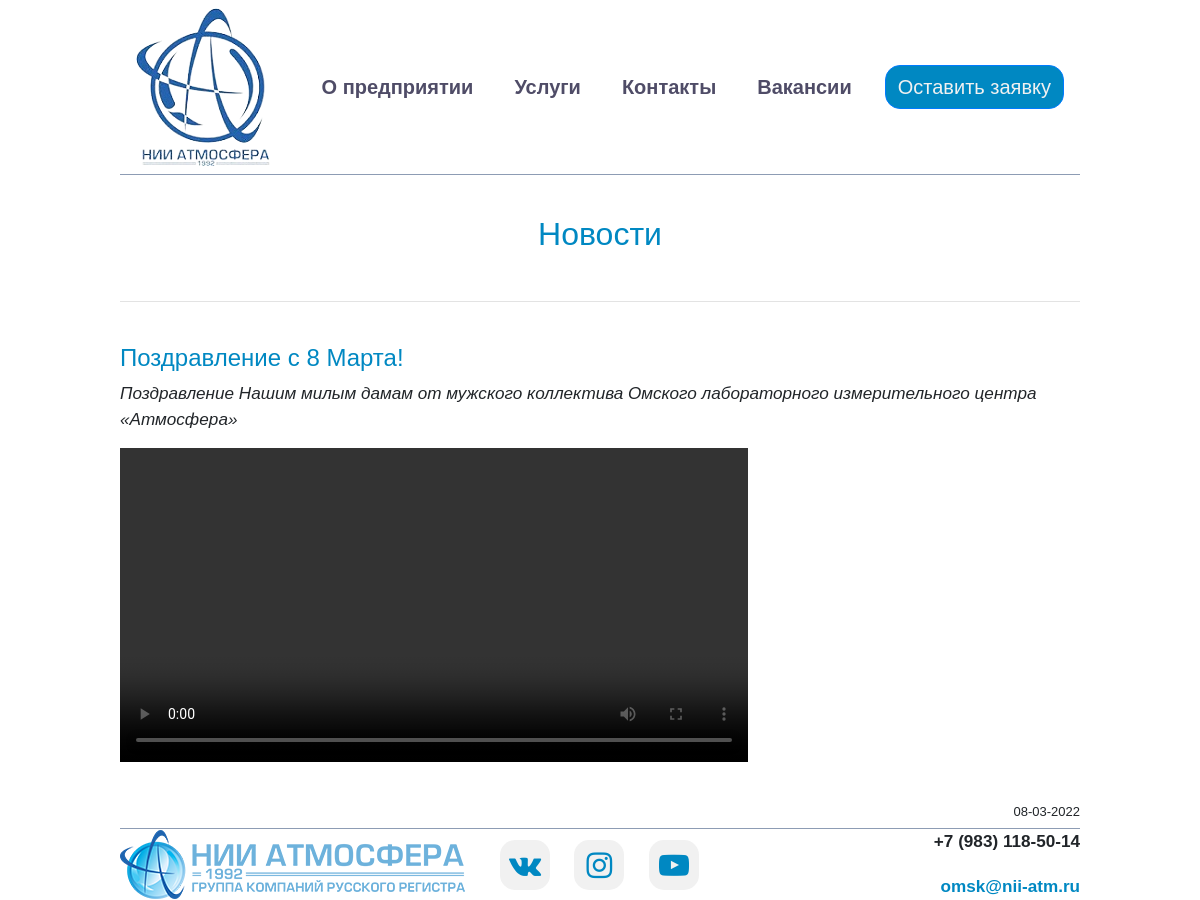
Page /news/ on the committed database.
### main/models.py (models this page shows, shortened)
class Post(models.Model):
    title = models.CharField('Название', max_length=250)
    body = models.TextField('Описание', max_length=5000)
    created_at = models.DateTimeField('Время создания')
    class Meta:
        verbose_name = 'Новость'
        verbose_name_plural = 'Новости'
        ordering = ['-created_at', '-id']

class PostVideo(models.Model):
    name = models.CharField('Название', max_length=250, null=True)
    video = models.FileField('Видео', upload_to='videos/%Y/%m/%d/',
                             validators=[FileExtensionValidator(allowed_extensions=['mp4'])], null=True)
    post = models.ForeignKey(Post, related_name='Videos', on_delete=models.SET_NULL, null=True, blank=True)
    class Meta:
        verbose_name = 'Видео'
        verbose_name_plural = 'Видео'

### main/views.py (the view)
# urls.py: path('news/', views.news, name='news'),
def news(request):
    feedback(request)
    posts = Post.objects.order_by('-created_at', '-id')
    return render(request, 'main/news.html', {"posts": posts})

### main/views.py (called while the page is built)
def feedback(request):
    if request.method == 'POST':
        subject = request.POST.get('subject')
        email = request.POST.get('email')
        message = request.POST.get('message')
        data = {
            'subject': subject,
            'email': email,
            'message': message
        }
        message = '''
        {}

        От кого: {}
        '''.format(data['message'], data['email'])
        send_mail(data['subject'], message, '', ['vladislavdonov98@gmail.com'])

### main/templates/main/news.html (shortened to what this page needs)
{% extends 'main/base.html' %}
{% block content %}
<div class="text_header">
    <h2>Новости</h2></div>
{% for post in posts %}
<div class="line"></div>
<p>&nbsp;</p>
<div class="size_news">
    <h4 style="color: #0088c2">{{ post.title }}</h4>
    <p><i>{{ post.body }}</i></p>
</div>
{% for v in post.Videos.all %}
{% if v.video %}
<video class="media_video"
       id="my-video"
       controls
       preload="auto"
       width="1000"
       height="560"
       data-setup="{}"
>
    <source src="{{ v.video.url }}" type="video/mp4"/>
    <source src="{{ v.video.url }}" type="video/webm"/>
</video>
<p>&nbsp;</p>
{% endif %}
{% endfor %}
<h5 style="text-align: end; font-size: small">{{post.created_at|date:"d-m-Y"}}</h5>
{% endfor %}
{% endblock %}

### main/static/main/css/main.css (style rules this page uses)
*, *:before, *:after { box-sizing: border-box; }
html, body { height: 100%; }
@media (min-width: 320px) and (max-width: 1440px) { p, li, strong, a, span { font-size: calc(14px + (18 - 14) * ((100vw - 320px) / (1440 - 320))); } }
.text_header { text-align: center; padding-top: 40px; padding-bottom: 40px; color: #0088c2; }
.line { width: 100%; height: 1px; background-color: #e3e3e3; }

### main/templates/main/news.html (style rules this page uses)
.media_video { width: 65.45%; height: auto; }

### rows in the picture
Post: title "Поздравление с 8 Марта!", body "Поздравление Нашим милым дамам от мужского коллектива Омского лабораторного измерительного центра «Атмосфера»", created_at "08-03-2022"
